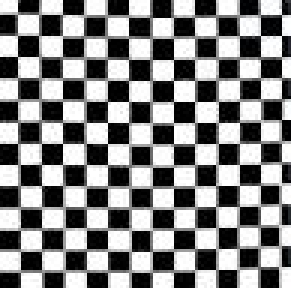
#> input picture NEW-linux/checkboard.jpg, 97 x 96 px (shown 3 times larger)
$ python warp_semigroup_action.py
#> lines starting #> are read from the running program, lines starting #| are printed output that depends on the picture
### NEW-linux/warputil.py
import warp
from numpy import array,zeros
import cv2

_DEBUG_ = False

def MSG(s):
    if _DEBUG_:
        print("warputil:"+s)

def WarpOpen(wn, fn, ms = 15, Wres = 300, Hres = 300, M = 20, k_spr = 10, dt = 0.0125):
    """
    WarpOpen(wn,fn,Wres,Hres,M,k_spr,dt).
    Open the warp session.
    wn is name of window like "warp" to display in
    fn is filename of image to warp
    Wres and Hres are the width and height resolution of warp
    M x M is number of grid rectangles that warp does
    k_spr is Hook's Spring constant for the springs in M x M grid. Eg, 1,10,100,1000,10000
    or between such that grid is not wildly out of control.
    dt is simulation time increment. Use small value to not wildly control grid.
    W and H determine resolution of warp. Smaller means faster. Bigger means
    smoother.
    """
#> called with wn = 'warp', fn = 'checkboard.jpg', ms = 15, Wres = 300, Hres = 300, M = 8, k_spr = 10, dt = 0.0125
    MSG("WarpOpen")
    cv2.namedWindow(wn)
    img = cv2.imread(fn,1)
#> img is the input picture: shape (96, 97, 3); mean B, G, R 131, 130.9, 130.8
    img = cv2.resize(img, (Wres,Hres))
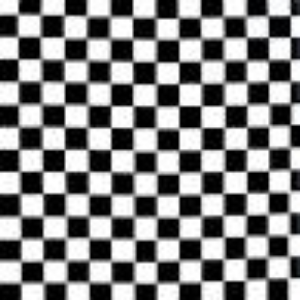
#> img: shape (300, 300, 3); mean B, G, R 130.9, 130.8, 130.7
    (h,w,cols) = img.shape
#> h = 300; w = 300; cols = 3
    L0 = list(img.flatten())
#> L0 = 270000 items
    warp.open(L0, M, w, h)
#> (this line was passed over: warp is not available in this run)
    warp.set_k_spr(k_spr)
#> (this line was passed over: warp is not available in this run)
    warp.set_dt(dt)
#> (this line was passed over: warp is not available in this run)
    return

# [74 lines left out: functions WarpSetU, WarpImage, WarpSave, WarpStep, WarpShow, WarpCloseWindows and 1 more, not called in this run]

### NEW-linux/infix.py

class Infix:
    """
The Infix class is from http://code.activestate.com/recipes/384122-infix-operators/
"""
    def __init__(self, function):
        self.function = function
    def __ror__(self, other):
        return Infix(lambda x, self=self, other=other: self.function(other, x))
    def __or__(self, other):
        return self.function(other)
    def __rlshift__(self, other):
        return Infix(lambda x, self=self, other=other: self.function(other, x))
    def __rshift__(self, other):
        return self.function(other)
    def __call__(self, value1, value2):
        return self.function(value1, value2)

### NEW-linux/warp_semigroup_action.py
import warputil
import warp
from infix import *
from numpy import array,zeros
import cv2

_DEBUG_ = False
def MSG(s):
    if _DEBUG_:
        print(s)
    return

counter = 0

def App(f,x):
    return f(x)
def Action(u, fn):
    global xx, vv
    global counter
    MSG("Action")
    warputil.WarpOpen("warp",fn, Wres=400, Hres=400)
    warputil.WarpSetU(u)
    if xx is not None and len(u) == len(xx):
        warp.set_x(xx)
        warp.set_v(vv)
    warputil.WarpStep()
    xx = warp.get_x()
    vv = warp.get_v()
    warputil.WarpShow()
    fn_save = "./Z-imgs/tmp.jpg"
    if counter%10 == 9:
        fn_save = "./Z-imgs/semigroup-action-%03d.jpg" % counter
    warputil.WarpSave(fn_save, msg=False)
    warputil.WarpClose(ms=1,msg=False)
    counter = counter + 1
    return fn_save
def Compose(f, g):
    def h(x):
        return f(g(x))
    return h
def T(u):
    def f(x):
        return Action(u,x)
    return f
def Pow(u, n):
    o = Infix(Compose)
    if n <= 1:
        return u
    else:
        return u |o| Pow(u, n-1)
def Schwartzschild(mass, M = 10):
    MSG("Schwartzschild")
    warputil.WarpOpen("warp",fn, M = M)
    warp.set_u_schwartzchild(mass)
#> (this line was passed over: warp is not available in this run)
#> (the run stopped early here; a loop or call above may not have finished)
